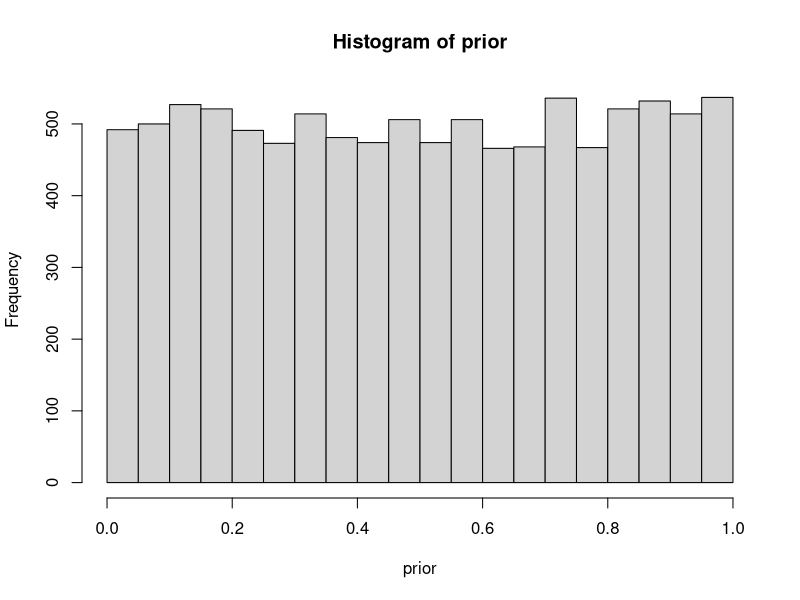
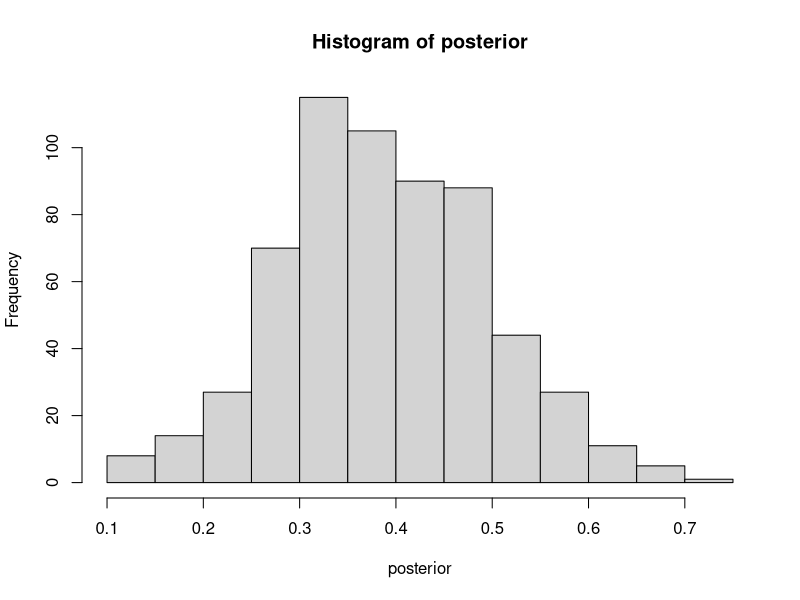
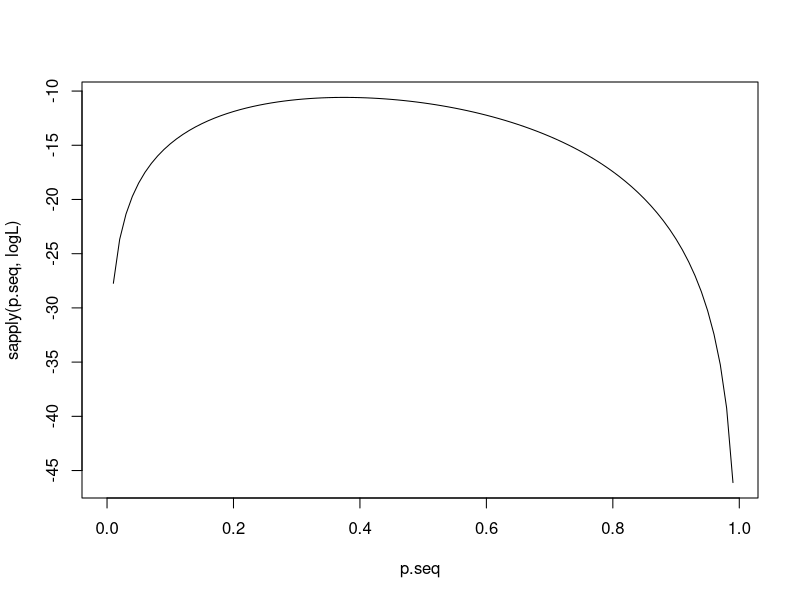
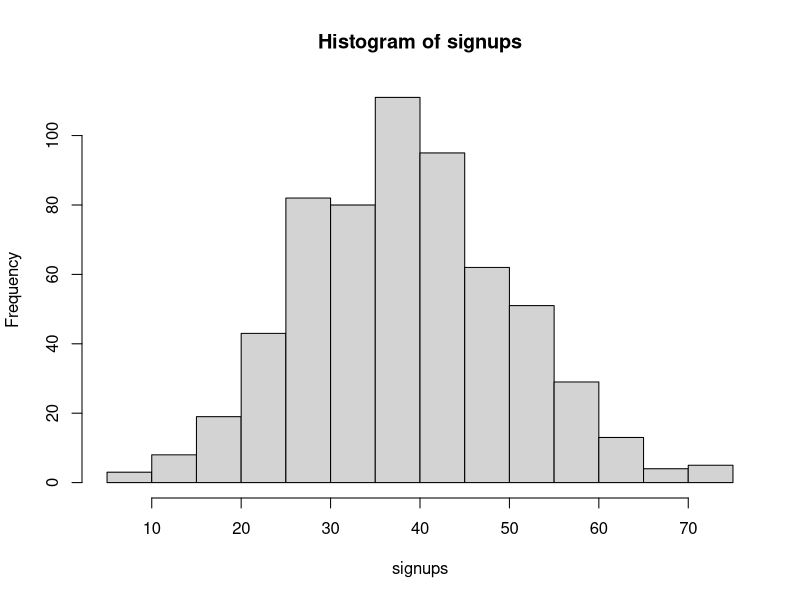

Recreate these plots in R, in order.
# Understanding Bayesian Statistics

# Corresponding Youtube vids: https://www.youtube.com/watch?v=3OJEae7Qb_o&t=31s
# Skeleton code from: http://www.sumsar.net/files/posts/2017-bayesian-tutorial-exercises/modeling_exercise1.html

# i) from http://www.sumsar.net/files/posts/2017-bayesian-tutorial-exercises/modeling_exercise1.html
# Number of random draws from the prior
n_draws <- 10000
n <- 16
observed_data <- 6 #6/16 

prior <- runif(n_draws, 0, 1) # Here you sample n_draws draws from the prior  
hist(prior) # It's always good to eyeball the prior to make sure it looks ok.

# Here you define the generative model
generative_model <- function(parameters) {
  rbinom(1, n, parameters)
}

# Here you simulate data using the parameters from the prior and the 
# generative model
sim_data <- rep(NA, n_draws)
for(i in 1:n_draws) {
  sim_data[i] <- generative_model(prior[i])
}

# Here you filter off all draws that do not match the data.
posterior <- prior[sim_data == observed_data] 

hist(posterior) # Eyeball the posterior
length(posterior) # See that we got enought draws left after the filtering.
# There are no rules here, but you probably want to aim
# for >1000 draws.

# Now you can summarize the posterior, where a common summary is to take the mean
# or the median posterior, and perhaps a 95% quantile interval.
post_rate <- median(posterior)
quantile(posterior, c(0.025, 0.975))

### MLE instead of Bayes###

# MLE using optimise function
yf <- rep(0,length = 10)
ys <- rep(1,length = 6)
y <- c(ys,yf) #y<-c(0,0,0,0,0,0,0,0,0,0,1,1,1,1,1,1)
n<-1 # why not length(y) i.e 16? Because we have 16 bernoulli trials which is dbinom with n=1
# formulation for the log likelihood for the binomial 
logL <- function(p) sum(log(dbinom(y, n, p)))
# we can test the function for one value of p
logL(0.7)
#plot logL
p.seq <- seq(0, 0.99, 0.01)
plot(p.seq, sapply(p.seq, logL), type="l")
#optimum:
optimize(logL, lower=0, upper=1, maximum=TRUE)

# Alternative MLE
# binomial distn MLE is simply sum(yi)/sum(ni)
# sum(ni) is the length of the dataset i.e 16 here
mle_manual = 6/16

# ii) 
ans <- sum(posterior > 0.2)/length(posterior)

# iii)
signups <- rbinom(n=length(posterior), size = 100, prob = posterior) # 100 signups simulated n times. Each n simulation has different prob posterior[i] for i in 1:n
hist(signups)

quantile(signups, c(0.025, 0.975))


### Extra Reading
# Frequentist v Bayesian example - https://365datascience.com/bayesian-vs-frequentist-approach/
# http://jakevdp.github.io/blog/2014/03/11/frequentism-and-bayesianism-a-practical-intro/